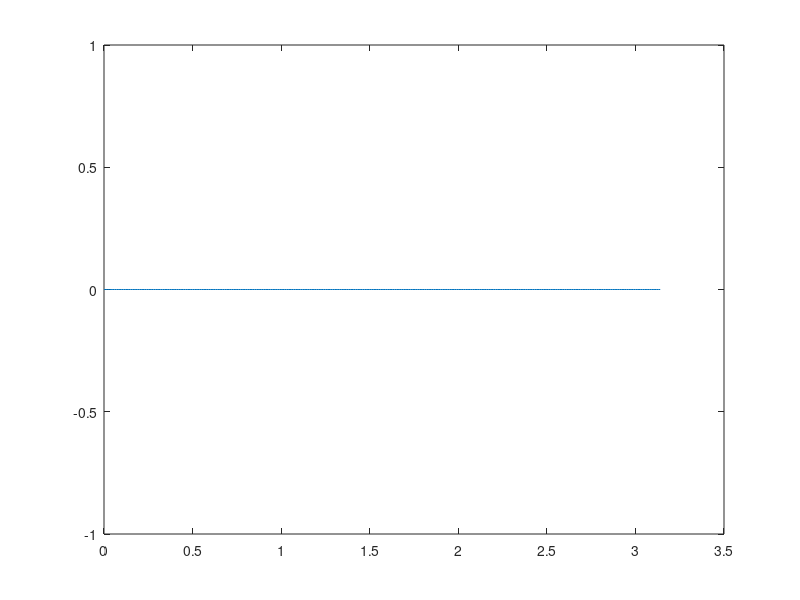

MATLAB code for this plot: (Note: this script raises an error after producing the figure.)
% HOMEWORK 1
% TOUL CRANMER 
% PSID: 1481673

%% PROBLEM 1: FOURIER SERIES 

T = 1;
x = -1:0.001:0;
f1 = (mod(x,T)) - 1/2;
plot(x,f1)
xlabel('Time')
ylabel('Periodic signal ')


%% PART 1.2 SCATTER PLOT
% graph it over -3 <= t < 3
T = 1; % period
x = -3:0.001:2;
% original function is f= t - 1/2 which repeated every T second, then
f2 = (mod(x,T)) - 1/2;
scatter(x,f2) % scatter because the signal is periodic 
xlabel('Time'); 
ylabel('Periodic Signal');

%% PART 1.2B REGULAR PLOT
% graph it over -3 <= t < 3
T = 1; % period
x = -3:0.001:2;
% original function is f= t - 1/2 which repeated every T second, then
f2 = (mod(x,T)) - 1/2;
plot(x,f2) % scatter because the signal is periodic 
xlabel('Time'); 
ylabel('Periodic Signal');



%% PART 1.3 Calculate the fourier coefficients a's and b's and graph
% following truncated summation of the fourier series 
% compare it to f(t) in P1.2 
x = -3:0.001:2;
t = [-3:0.001:2];
w = 2*pi; % angular frequency 
y = cos(w*t); % cosine function 
dt = t(length(t)) - t(1); 
yData = (mod(x,T)) - 1/2; 

a_0 = sum(yData)*dt; % The first term 

a_coeff = zeros(1,length(t)); 
b_coeff = zeros(1,length(t)); 

for n = 1:length(t)
    
    % CALCULATING THE COSINE COEFFICIENTS 
    a_n = yData.*cos(2*pi*n*t); % integrand for cosine
    cos_int = sum(a_n)*dt; %integrating the cosine integrand
    
    cos_denom = sum(cos(2*pi*n*t).^2)*dt; % denominator
    a_n = cos_int / cos_denom; % calculating the cosine coefficient 
    a_coeff(n) = a_n; % adding to a sine coeff  array 
    
    
    % CALCULATING THE SINE COEFFICIENTS 
        
    b_n = yData.*sin(2*pi*n*t);
    sin_int = sum(b_n)*dt; % integrating the sine integrand
    sin_denom = sum(sin(2*pi*n*t).^2)*dt; % calc sine denominator
    b_n =  sin_int / sin_denom; % calculating the sine coefficient
    b_coeff(n) = b_n; % adding to sine coeff array

end

fourier_series = zeros(1,length(t));
fourier_series = fourier_series + a_0; % Adding the first term to the array 


for n=1:length(t)
    cosine_p_sine = a_coeff(n)*cos(2*pi*n*t) + b_coeff(n)*sin(2*pi*n*t); % adding the parts 
    fourier_series = fourier_series + cosine_p_sine; 
   
end
%%

x = -3:0.001:2;
w = 2*pi; % angular frequency 
y = cos(w*t); % cosine function 
dt = t(length(t)) - t(1); 
yData = (mod(x,T)) - 1/2; 
a_0 = sum(yData)*dt; % The first term 
a_coeff = zeros(1,length(t)); 
b_coeff = zeros(1,length(t)); 

b=zeros(50,1);
for k=1:50
 % CALCULATING THE COSINE COEFFICIENTS 
    a_n = yData.*cos(2*pi*n*t); % integrand for cosine
    cos_int = sum(a_n)*dt; %integrating the cosine integrand
    
    cos_denom = sum(cos(2*pi*n*t).^2)*dt; % denominator
    a_n = cos_int / cos_denom; % calculating the cosine coefficient 
    a_coeff(n) = a_n; % adding to a sine coeff  array 
    
    
    % CALCULATING THE SINE COEFFICIENTS 
        
    b_n = yData.*sin(2*pi*n*t);
    sin_int = sum(b_n)*dt; % integrating the sine integrand
    sin_denom = sum(sin(2*pi*n*t).^2)*dt; % calc sine denominator
    b_n =  sin_int / sin_denom; % calculating the sine coefficient
    b_coeff(n) = b_n; % adding to sine coeff array
end


t=0:0.01:pi;
S50=zeros(1,length(t));
for k=1:50
S50=S50+b(k)*sin(k*t);
end
plot(t,S50)

S50=sum(repmat(b(1:50),1,length(t)).*sin((1:50)'*t))
repmat( x , fourier_series,  'r'); 



plot(x, fourier_series,'r');
xlabel('Time')
ylabel('Fourier Valiue')


fourier_series = zeros(1,length(t));
fourier_series = fourier_series + a_0; % Adding the first term to the array 


for n=1:length(t)
    cosine_p_sine = a_coeff(n)*cos(2*pi*n*t) + b_coeff(n)*sin(2*pi*n*t); % adding the parts 
    fourier_series = fourier_series + cosine_p_sine; 
   
end












%% PART 3.2
i = sqrt(-1);
t = [0 : 1: 8];
w = pi / 4; 
w_2 = pi / 5;

z = exp(i * w * t);
real_z = real(z);
imag_z = imag(z);


z2 = exp(i * w + i*w_2*t);
real_z2 = real(z2);
imag_z2 = imag(z2);


% PART 3.3
% at t = 5s and t = 1s
plot(real_z, imag_z,'r*',real_z2, imag_z2, 'bo');axis equal; 
xlabel('Real');
ylabel('Imaginary');

%% PART 3.4
i = sqrt(-1);
t = [0 : 1: 8];
w = pi / 4; 

z = exp(i * w * t);
z2 = exp(-1 * i * w * t);
cos_t = (z + z2)/2
real_cost = real(cos_t)

plot(t, real_cost,'r*')
xlabel('Time');
ylabel('cos(wt)');
 %% PART 4.2
 
earthHF = 0.08; % watt/m^2
earthR = 6378000; % meters 
earthSA = earthR^2 * 4 * pi; % m^2 
earth1s = earthHF * earthSA % m^2 * watt/m^2 => watts = joules / second

oneYear = 3.154 * 10^7 

earthRad1Year = oneYear * earth1s 

%% REPMAT STUFF 
T = 16;
T1 = 4;
Nvec = [ 5, 21, 101, 501]; %% samples vector 

% The time samples at which we evaluate
% the signal.
dt = 1/100;
t = ( -T/2 : dt : +T/2 )';
Nt = length(t);

for N = Nvec

  k = ( -N : 1 : +N );

  % Define the sin function that makes up the
  % series' weights. We need to catch the case
  % where the denominator is 0 and set it
  % to 1 (L'Hopital's rule).
  zinds = ( k == 0 );
  a = sin( k * 2*pi/T * T1 ) ./ (k*pi);
  a(zinds) = 1;

  % Define the terms in the approximation and sum
  % them. The below will make the kth term in the
  % sum the kth column in a matrix. Then we sum
  % the matrix across the columns.
  x = sum( repmat(a, Nt, 1)...
    .* exp(1j .* repmat(k,Nt,1) .* 2*pi/T .* repmat(t,1,length(k))), 2 );

  % Plot the resulting approximation.
  figure;
  plot( t, abs( x ), 'k' );
  title( sprintf( 'N = %d', N ) );

end



%% 
%%%%%%%%%%%%%%%%%%%%%%%%%%%%%%%%%%%%%%%%%%%%%%%%%%%
% Approximating a pulse with 50% Duty Cycle using
% Fourier Series
%%%%%%%%%%%%%%%%%%%%%%%%%%%%%%%%%%%%%%%%%%%%%%%%%%%

clc;
close all;
XLimit =20;
X_Discont = 10;
N_Coeff = [ 5, 20, 50,100];
step = 1/100;
x = ( -XLimit/2 : step : XLimit/2 )';
len = length(x);
location1=find(x==-5);
location2=find(x==5);
function_signal=ones(1,length(x));
function_signal(1:location1)=0;
function_signal(location2:end)=0;
iter=1;

for N = N_Coeff
    k =-N :1:N;
    index = ( k == 0 );
    a =sin( k * 1*(pi) * X_Discont/XLimit ) ./ (k*pi);
    a(index) = 1;
    fourier_signal = sum( repmat(a, len, 1)...
    .* exp(1j .* repmat(k,len,1) .* 2*pi/XLimit .* repmat(x,1,length(k))), 2 );
    
figure (1);
    subplot(2,2,iter)
    hold on
plot( x, abs( fourier_signal ),'m','LineWidth',3 );
    title( sprintf( 'N = %d Fourier Coefficients Used', N ) );
    iter=iter+1;
end
%%
close all; clear all; clc;

% ============= (1) Time-domain Signal ============= %

% Frequency of the sine in Hertz
f_sine = 377;

% Period of the sine
T_sine = 1/f_sine;

% Create "Nsamps" equally-spaced points in time from 0 to T_sine
Nsamps = 16;
t = (0:Nsamps-1)*T_sine/Nsamps;

% Period between each sample of t
T_samp = t(2)-t(1);
f_samp = 1/T_samp; % Sampling frequency

% Create the sine signal at time points t
x = sin(2*pi*f_sine*t);

% Plot time-domain signal
figure();
plot(t,x);
title('Time-domain signal, x(t)');
xlabel('Time');
ylabel('Amplitude');
grid on; axis tight;

% ========== (2) Frequency-domain Signal =========== %

% Frequency difference between each frequency bin in spectrum
df = f_samp/Nsamps;

% All frequencies to plot in spectrum
f = df*(0:Nsamps-1);

% Discrete Fourier Transform (using FFT method)
Y = fft(x);

% Plot frequency spectrum...
figure();
% Magnitude part
subplot(2,1,1);
plot(f,abs(Y));
xlabel('Frequency (Hz)');
ylabel('Magnitude');
grid on;
% Phase part
subplot(2,1,2);
plot(f,unwrap(angle(Y))*180/pi); % in degrees (unwrapped)
xlabel('Frequency (Hz)');
ylabel('Phase (degrees)');
grid on;



